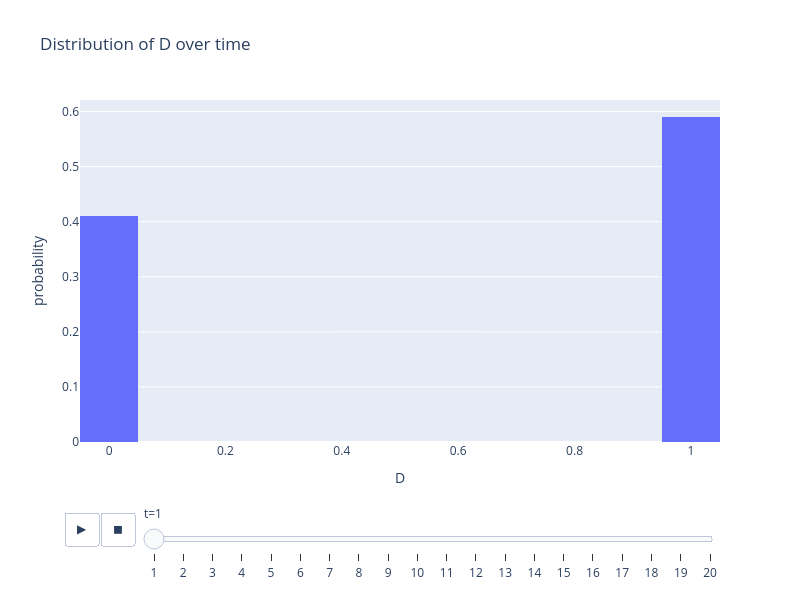

The notebook cell this image was saved under:
### Code cell
import plotly.express as px

fig = px.histogram(
    df, 
    x="D", 
    animation_frame="t",   # animate over time
    nbins=20, 
    title="Distribution of D over time", 
    histnorm="probability",
    width=800,   # width in pixels
    height=600   # height in pixels
)
fig.update_layout(yaxis=dict(autorange=True))
fig.show()

### Figure 1 — Plotly figure (JSON) as saved in the notebook; plotly's stock layout.template omitted (floating-point values rounded to 4 significant figures; data arrays with more than 128 entries replaced by an {"elided": "..."} marker saying what was removed)
{"data": [{"bingroup": "x", "histnorm": "probability", "hovertemplate": "t=1<br>D=%{x}<br>probability=%{y}<extra></extra>", "legendgroup": "", "marker": {"color": "#636efa", "pattern": {"shape": ""}}, "name": "", "nbinsx": 20, "orientation": "v", "showlegend": false, "type": "histogram", "x": {"elided": "500 int values"}, "xaxis": "x", "yaxis": "y"}], "layout": {"barmode": "relative", "height": 600, "legend": {"tracegroupgap": 0}, "sliders": [{"active": 0, "currentvalue": {"prefix": "t="}, "len": 0.9, "pad": {"b": 10, "t": 60}, "steps": [{"args": [["1"], {"frame": {"duration": 0, "redraw": true}, "fromcurrent": true, "mode": "immediate", "transition": {"duration": 0, "easing": "linear"}}], "label": "1", "method": "animate"}, {"args": [["2"], {"frame": {"duration": 0, "redraw": true}, "fromcurrent": true, "mode": "immediate", "transition": {"duration": 0, "easing": "linear"}}], "label": "2", "method": "animate"}, {"args": [["3"], {"frame": {"duration": 0, "redraw": true}, "fromcurrent": true, "mode": "immediate", "transition": {"duration": 0, "easing": "linear"}}], "label": "3", "method": "animate"}, {"args": [["4"], {"frame": {"duration": 0, "redraw": true}, "fromcurrent": true, "mode": "immediate", "transition": {"duration": 0, "easing": "linear"}}], "label": "4", "method": "animate"}, {"args": [["5"], {"frame": {"duration": 0, "redraw": true}, "fromcurrent": true, "mode": "immediate", "transition": {"duration": 0, "easing": "linear"}}], "label": "5", "method": "animate"}, {"args": [["6"], {"frame": {"duration": 0, "redraw": true}, "fromcurrent": true, "mode": "immediate", "transition": {"duration": 0, "easing": "linear"}}], "label": "6", "method": "animate"}, {"args": [["7"], {"frame": {"duration": 0, "redraw": true}, "fromcurrent": true, "mode": "immediate", "transition": {"duration": 0, "easing": "linear"}}], "label": "7", "method": "animate"}, {"args": [["8"], {"frame": {"duration": 0, "redraw": true}, "fromcurrent": true, "mode": "immediate", "transition": {"duration": 0, "easing": "linear"}}], "label": "8", "method": "animate"}, {"args": [["9"], {"frame": {"duration": 0, "redraw": true}, "fromcurrent": true, "mode": "immediate", "transition": {"duration": 0, "easing": "linear"}}], "label": "9", "method": "animate"}, {"args": [["10"], {"frame": {"duration": 0, "redraw": true}, "fromcurrent": true, "mode": "immediate", "transition": {"duration": 0, "easing": "linear"}}], "label": "10", "method": "animate"}, {"args": [["11"], {"frame": {"duration": 0, "redraw": true}, "fromcurrent": true, "mode": "immediate", "transition": {"duration": 0, "easing": "linear"}}], "label": "11", "method": "animate"}, {"args": [["12"], {"frame": {"duration": 0, "redraw": true}, "fromcurrent": true, "mode": "immediate", "transition": {"duration": 0, "easing": "linear"}}], "label": "12", "method": "animate"}, {"args": [["13"], {"frame": {"duration": 0, "redraw": true}, "fromcurrent": true, "mode": "immediate", "transition": {"duration": 0, "easing": "linear"}}], "label": "13", "method": "animate"}, {"args": [["14"], {"frame": {"duration": 0, "redraw": true}, "fromcurrent": true, "mode": "immediate", "transition": {"duration": 0, "easing": "linear"}}], "label": "14", "method": "animate"}, {"args": [["15"], {"frame": {"duration": 0, "redraw": true}, "fromcurrent": true, "mode": "immediate", "transition": {"duration": 0, "easing": "linear"}}], "label": "15", "method": "animate"}, {"args": [["16"], {"frame": {"duration": 0, "redraw": true}, "fromcurrent": true, "mode": "immediate", "transition": {"duration": 0, "easing": "linear"}}], "label": "16", "method": "animate"}, {"args": [["17"], {"frame": {"duration": 0, "redraw": true}, "fromcurrent": true, "mode": "immediate", "transition": {"duration": 0, "easing": "linear"}}], "label": "17", "method": "animate"}, {"args": [["18"], {"frame": {"duration": 0, "redraw": true}, "fromcurrent": true, "mode": "immediate", "transition": {"duration": 0, "easing": "linear"}}], "label": "18", "method": "animate"}, {"args": [["19"], {"frame": {"duration": 0, "redraw": true}, "fromcurrent": true, "mode": "immediate", "transition": {"duration": 0, "easing": "linear"}}], "label": "19", "method": "animate"}, {"args": [["20"], {"frame": {"duration": 0, "redraw": true}, "fromcurrent": true, "mode": "immediate", "transition": {"duration": 0, "easing": "linear"}}], "label": "20", "method": "animate"}], "x": 0.1, "xanchor": "left", "y": 0, "yanchor": "top"}], "title": {"text": "Distribution of D over time"}, "updatemenus": [{"buttons": [{"args": [null, {"frame": {"duration": 500, "redraw": true}, "fromcurrent": true, "mode": "immediate", "transition": {"duration": 500, "easing": "linear"}}], "label": "&#9654;", "method": "animate"}, {"args": [[null], {"frame": {"duration": 0, "redraw": true}, "fromcurrent": true, "mode": "immediate", "transition": {"duration": 0, "easing": "linear"}}], "label": "&#9724;", "method": "animate"}], "direction": "left", "pad": {"r": 10, "t": 70}, "showactive": false, "type": "buttons", "x": 0.1, "xanchor": "right", "y": 0, "yanchor": "top"}], "width": 800, "xaxis": {"anchor": "y", "domain": [0, 1], "title": {"text": "D"}}, "yaxis": {"anchor": "x", "autorange": true, "domain": [0, 1], "title": {"text": "probability"}}}}
